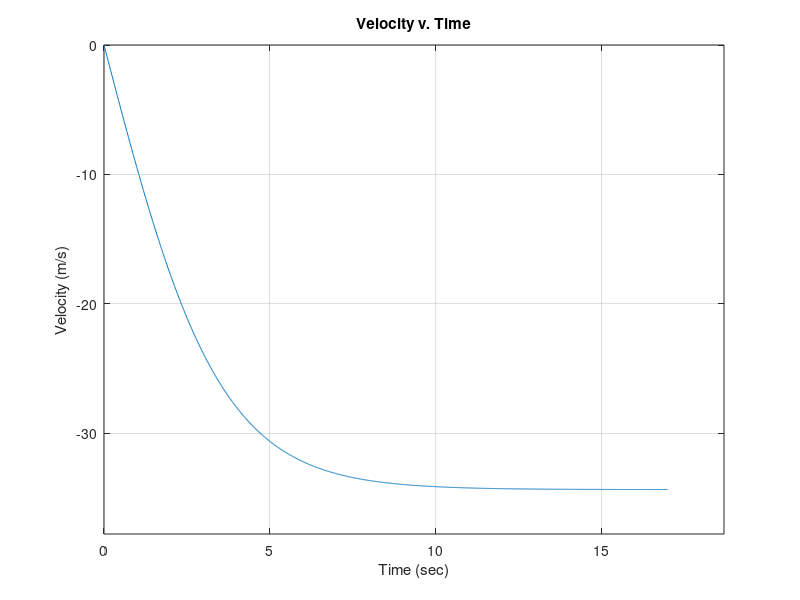
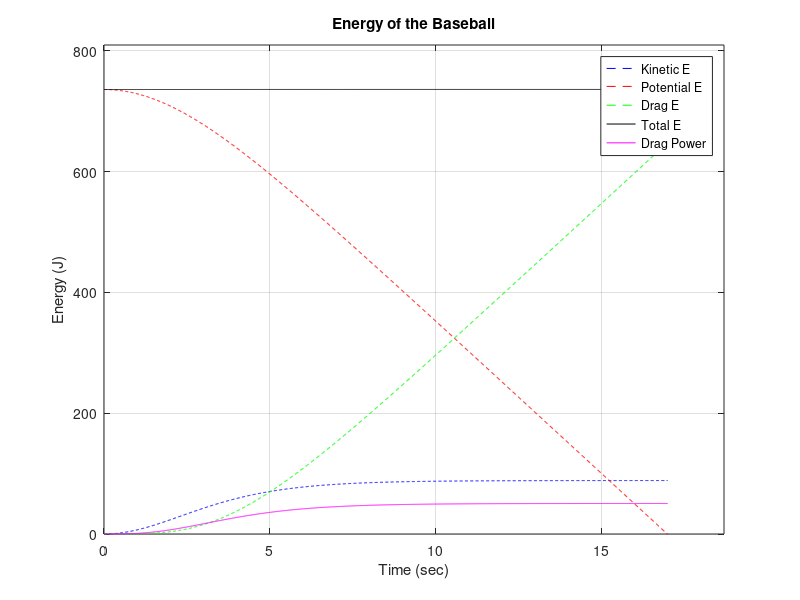

Reproduce these figures in MATLAB, in order.
% Chris Kreienkamp
% Section 10
% 4/11/17

% Approximate the velocity of a baseball falling from 500 meters
% Plot the velocity of the object as a function of time and in a second
% plot show the kinetic, potential, and total energy as a function of time
% Drag Force: Fd = -0.5*rho*Cd*A*|v|^2 = alpha*|v|^2

% Find the enrgy lost to drag over time using the trapz function to
% approximate the work done by the ball on the atmosphere

clear
clc

%% SET INITIAL PARAMETERS

Cd = 0.5;     % Drag coefficient
R = 36e-3;    % Radius of projectile (m)
m = 150e-3;   % Mass of projectile mass (kg)
rho = 1.225;  % Density of air (kg/m^3)
g = 9.81;     % Acceleration (m/s^2)

% "Net" Drag Coefficient  |Fd|= alpha * v^2
alpha = 0.5*rho*Cd*(pi*R^2);

% Initial Conditions
v0 = 0;             % Initial velocity (m/s)
y0 = 500;           % Initial y-position (m)


%% INITIALIZE ARRAYS

y(1) = y0;          % Y-position
v(1) = v0;          % Y-component velocity
t(1) = 0;           % Time
deltat = 0.01;      % Time step
Fdrag = 0;


%% TIME MARCHING WITH VERLET ALGORITHM

% In this example, we will use a WHILE loop to perform the calculations.
% The calculations will stop when ball hits the ground.
% We will also use an IF statement to determine when ball hits ground

it = 1;              % COUNTER VARIABLE through the WHILE loop
finished = false;    % CONDITIONAL VALUE for WHILE loop

while ~finished
    
    % VERLET METHOD - 1. FIND HALF VELOCITY (USING DRAG FORCE AT STEP "it")
   Fdrag(it) = alpha * (v(it)^2);                      % Drag Force
   vhalf = v(it) + (Fdrag(it)/m-g) * deltat/2;  % Half-velocity
   
    % VERLET METHOD - 2. FIND NEW POSITION (USING HALF VELOCITY)
   y(it+1) = y(it) + vhalf*deltat;              % y-position
    
    % VERLET METHOD - 3. FIND NEW VELOCITY (USING DRAG FOCE AT STEP "it+1")
   Fdrag(it+1) = alpha * vhalf^2;                       % Drag Force
   v(it+1) = vhalf + (Fdrag(it+1)/m-g) * deltat/2;      % Y-component velocity
   
    % CHECK FOR GROUND IMPACT
    if y(it+1) <= 0         % Check if y-position is less than 0
        finished = true;    % Change value of conditional variable to end WHILE loop
    end
    
    % TIME STEP - NEEDED TO INCREMENT TIME AND COUNTER VARIABLE 
    t(it+1) = t(it) + deltat;   % Increase Time
    it = it + 1;                % Increase counter variable
    
end


%% ENERGY ANALYSIS

KE = 0.5*m*v.^2;                % Kinetic Energy
PE = m*g*y;                     % Potential Energy

Nt = length(t);         % Number of time points (COUNTER variable for loop)
for it = 2:Nt    % Loop runs for the number of "spaces" between time points
    Edrag(it) = -trapz(y(1:it),Fdrag(1:it));   % Calculate integral
end

TE = KE + PE + Edrag;           % Total Energy


%% POWER ANALYSIS

dt = t(2) - t(1);               % Step of derivative
Power =  gradient(Edrag,dt);         % Derivative using GRADIENT function


%% DISPLAY AND PLOT OUTPUT

% Velocity as a function of time
tmax = max(t);
disp(['The ball hits the ground after t = ',num2str(tmax),' seconds.'])

% Generate plots
figure(1)
plot(t(1:it),v(1:it))
axis([0 1.1*max(t) 1.1*min(v) 0])
xlabel('Time (sec)')
ylabel('Velocity (m/s)')
title('Velocity v. Time')
grid on

figure(2)
plot(t,KE,'b--',t,PE,'r--',t,Edrag,'g--',t,TE,'k-',t,Power,'m-')
axis([0 1.1*max(t) 0 1.1*max(TE)])
xlabel('Time (sec)')
ylabel('Energy (J)')
title('Energy of the Baseball')
legend('Kinetic E','Potential E','Drag E','Total E','Drag Power')
grid on
